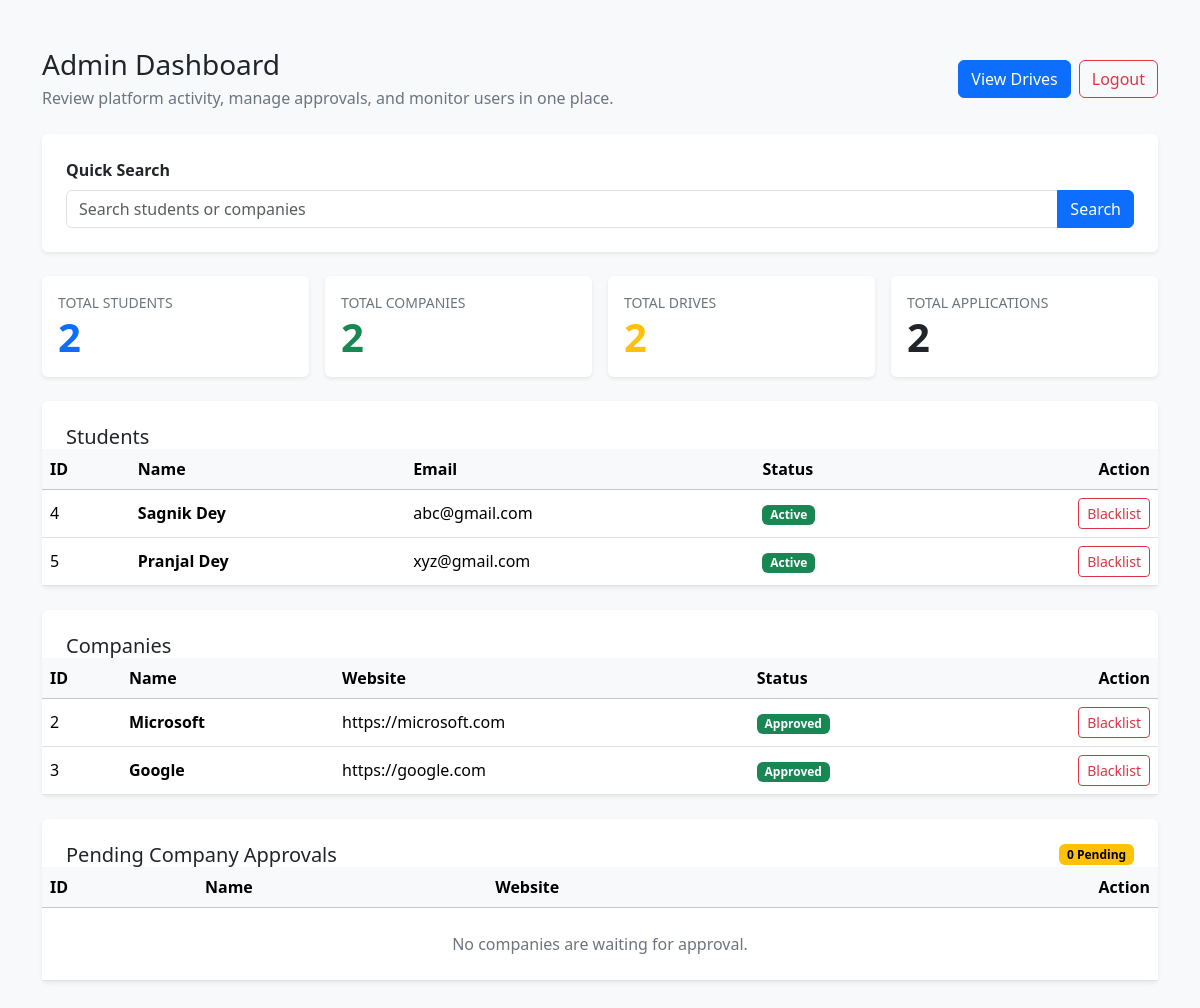
The app's page /admin/dashboard (signed in) with its own data.
### models.py (models this page shows)
class Student(db.Model):
    id = db.Column(
        db.Integer,
        db.ForeignKey('user.id'),
        primary_key=True
    )
    name = db.Column(db.String(100))
    email = db.Column(db.String(100))
    skills = db.Column(db.String(200))
    resume = db.Column(db.String(200))
    blacklisted = db.Column(db.Boolean, default=False)
    applications = db.relationship('Application', backref='student', lazy=True)

class Company(db.Model):
    id = db.Column(
        db.Integer,
        db.ForeignKey('user.id'),
        primary_key=True
    )
    name = db.Column(db.String(100))
    hr_contact = db.Column(db.Integer)
    website = db.Column(db.String(200))
    approved = db.Column(db.Boolean, default=False)
    blacklisted = db.Column(db.Boolean, default=False)
    drives = db.relationship('Drive', backref='company', lazy=True)

### routes.py (the view, shortened to what this page needs)
@routes.route("/admin/dashboard")
@login_required
def admin_dashboard():
    if current_user.role != "admin":
        return "Unauthorized"
    query = request.args.get("q", "")
    students_q = []
    companies_q = []
    students = Student.query.count()
    companies = Company.query.count()
    drives = Drive.query.count()
    applications = Application.query.count()
    students_list = Student.query.all()
    companies_list = Company.query.all()
    pending_companies = Company.query.filter_by(approved=False).all()
    return render_template(
        "admin_dashboard.html",
        students=students,
        companies=companies,
        drives=drives,
        applications=applications,
        pending_companies=pending_companies,
        students_list=students_list,
        companies_list=companies_list,
        students_q=students_q,
        companies_q=companies_q
    )

### app.py (called while the page is built)
@app.after_request
def add_no_cache_headers(response):
    if request.endpoint != "static":
        response.headers["Cache-Control"] = "no-store"
    return response

@login_manager.user_loader
def load_user(user_id):
    return User.query.get(int(user_id))

### templates/admin_dashboard.html (shortened to what this page needs)
{% extends "base.html" %}
{% block content %}
<div class="d-flex flex-column flex-lg-row justify-content-between align-items-lg-center gap-3 mb-4">
   <div>
      <h1 class="h3 mb-1">Admin Dashboard</h1>
      <p class="text-secondary mb-0">Review platform activity, manage approvals, and monitor users in one place.</p>
   </div>
   <div class="d-flex flex-wrap gap-2">
      <a class="btn btn-primary" href="/admin/drives">View Drives</a>
      <a class="btn btn-outline-danger" href="/logout">Logout</a>
   </div>
</div>
<div class="card border-0 shadow-sm mb-4">
   <div class="card-body p-4">
      <form method="GET" action="/admin/dashboard">
         <label class="form-label fw-semibold">Quick Search</label>
         <div class="input-group">
            <input type="text" name="q" class="form-control" placeholder="Search students or companies" value="{{ request.args.get('q', '') }}">
            <button class="btn btn-primary" type="submit">Search</button>
         </div>
      </form>
   </div>
</div>
<div class="row g-3 mb-4">
   <div class="col-sm-6 col-xl-3">
      <div class="card border-0 shadow-sm h-100">
         <div class="card-body">
            <div class="text-secondary small text-uppercase">Total Students</div>
            <div class="display-6 fw-semibold text-primary">{{ students }}</div>
         </div>
      </div>
   </div>
   <div class="col-sm-6 col-xl-3">
      <div class="card border-0 shadow-sm h-100">
         <div class="card-body">
            <div class="text-secondary small text-uppercase">Total Companies</div>
            <div class="display-6 fw-semibold text-success">{{ companies }}</div>
         </div>
      </div>
   </div>
   <div class="col-sm-6 col-xl-3">
      <div class="card border-0 shadow-sm h-100">
         <div class="card-body">
            <div class="text-secondary small text-uppercase">Total Drives</div>
            <div class="display-6 fw-semibold text-warning">{{ drives }}</div>
         </div>
      </div>
   </div>
   <div class="col-sm-6 col-xl-3">
      <div class="card border-0 shadow-sm h-100">
         <div class="card-body">
            <div class="text-secondary small text-uppercase">Total Applications</div>
            <div class="display-6 fw-semibold text-dark">{{ applications }}</div>
         </div>
      </div>
   </div>
</div>
<div class="card border-0 shadow-sm mb-4">
   <div class="card-body p-0">
      <div class="p-4 pb-0">
         <h2 class="h5 mb-0">Students</h2>
      </div>
      <div class="table-responsive">
         <table class="table table-hover align-middle mb-0">
            <thead class="table-light">
               <tr>
                  <th>ID</th>
                  <th>Name</th>
                  <th>Email</th>
                  <th>Status</th>
                  <th class="text-end">Action</th>
               </tr>
            </thead>
            <tbody>
               {% for s in students_list %}
               <tr>
                  <td>{{s.id}}</td>
                  <td class="fw-semibold">{{s.name}}</td>
                  <td>{{s.email}}</td>
                  <td>
                     {% if s.blacklisted %}
                     <span class="badge text-bg-danger">Blacklisted</span>
                     {% else %}
                     <span class="badge text-bg-success">Active</span>
                     {% endif %}
                  </td>
                  <td class="text-end">
                     <a class="btn btn-outline-danger btn-sm" href="/admin/toggle_blacklist/student/{{s.id}}">
                        {% if s.blacklisted %}Unblacklist{% else %}Blacklist{% endif %}
                     </a>
                  </td>
               </tr>
               {% endfor %}
            </tbody>
         </table>
      </div>
   </div>
</div>
<div class="card border-0 shadow-sm mb-4">
   <div class="card-body p-0">
      <div class="p-4 pb-0">
         <h2 class="h5 mb-0">Companies</h2>
      </div>
      <div class="table-responsive">
         <table class="table table-hover align-middle mb-0">
            <thead class="table-light">
               <tr>
                  <th>ID</th>
                  <th>Name</th>
                  <th>Website</th>
                  <th>Status</th>
                  <th class="text-end">Action</th>
               </tr>
            </thead>
            <tbody>
               {% for c in companies_list %}
               <tr>
                  <td>{{c.id}}</td>
                  <td class="fw-semibold">{{c.name}}</td>
                  <td>{{c.website or "Not provided"}}</td>
                  <td>
                     {% if c.blacklisted %}
                     <span class="badge text-bg-danger">Blacklisted</span>
                     {% elif c.approved %}
                     <span class="badge text-bg-success">Approved</span>
                     {% else %}
                     <span class="badge text-bg-warning">Pending</span>
                     {% endif %}
                  </td>
                  <td class="text-end">
                     <a class="btn btn-outline-danger btn-sm" href="/admin/toggle_blacklist/company/{{c.id}}">
                        {% if c.blacklisted %}Unblacklist{% else %}Blacklist{% endif %}
                     </a>
                  </td>
               </tr>
               {% endfor %}
            </tbody>
         </table>
      </div>
   </div>
</div>
<div class="card border-0 shadow-sm">
   <div class="card-body p-0">
      <div class="p-4 pb-0 d-flex justify-content-between align-items-center">
         <h2 class="h5 mb-0">Pending Company Approvals</h2>
         <span class="badge text-bg-warning">{{ pending_companies|length }} Pending</span>
      </div>
      <div class="table-responsive">
         <table class="table table-hover align-middle mb-0">
            <thead class="table-light">
               <tr>
                  <th>ID</th>
                  <th>Name</th>
                  <th>Website</th>
                  <th class="text-end">Action</th>
               </tr>
            </thead>
            <tbody>
               {% for c in pending_companies %}
               <tr>
                  <td>{{ c.id }}</td>
                  <td class="fw-semibold">{{ c.name }}</td>
                  <td>{{ c.website or "Not provided" }}</td>
                  <td class="text-end">
                     <a class="btn btn-success btn-sm" href="/admin/approve_company/{{c.id}}">Approve</a>
                  </td>
               </tr>
               {% else %}
               <tr>
                  <td colspan="4" class="text-center text-secondary py-4">No companies are waiting for approval.</td>
               </tr>
               {% endfor %}
            </tbody>
         </table>
      </div>
   </div>
</div>
{% endblock %}

### records on screen
Student: id "4", name "Sagnik Dey", email "abc@gmail.com", blacklisted "Active"
Student: id "5", name "Pranjal Dey", email "xyz@gmail.com", blacklisted "Active"
Company: id "2", name "Microsoft", website "https://microsoft.com", blacklisted "Approved"
Company: id "3", name "Google", website "https://google.com", blacklisted "Approved"

### other values on screen
{{ students }} "2"
{{ companies }} "2"
{{ drives }} "2"
{{ applications }} "2"
{{ pending_companies|length }} "0"
